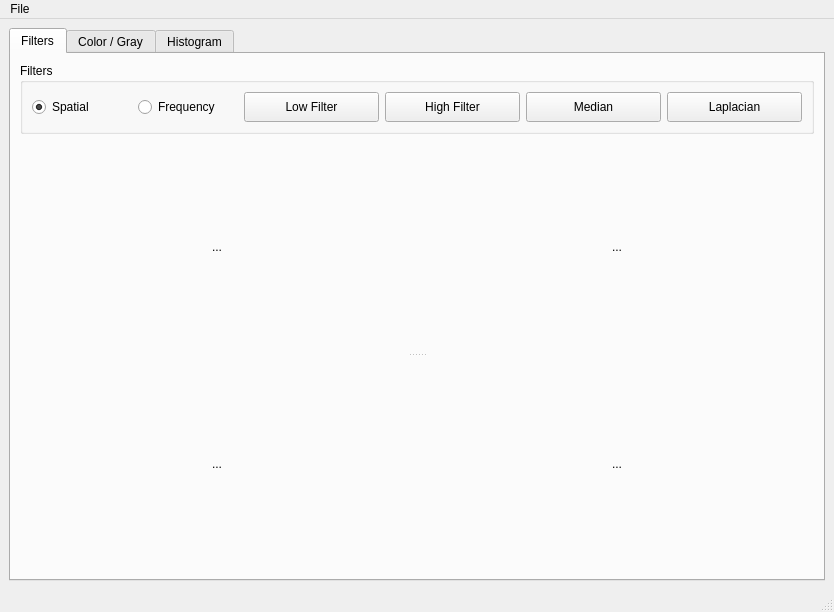
<?xml version="1.0" encoding="UTF-8"?>
<ui version="4.0">
 <class>MainWindow</class>
 <widget class="QMainWindow" name="MainWindow">
  <property name="geometry">
   <rect>
    <x>0</x>
    <y>0</y>
    <width>834</width>
    <height>612</height>
   </rect>
  </property>
  <property name="windowTitle">
   <string>MainWindow</string>
  </property>
  <widget class="QWidget" name="centralwidget">
   <layout class="QGridLayout" name="gridLayout_2">
    <item row="0" column="0">
     <widget class="QTabWidget" name="tabWidget">
      <property name="maximumSize">
       <size>
        <width>1500</width>
        <height>1400</height>
       </size>
      </property>
      <property name="tabShape">
       <enum>QTabWidget::Rounded</enum>
      </property>
      <property name="currentIndex">
       <number>0</number>
      </property>
      <widget class="QWidget" name="tab">
       <attribute name="title">
        <string>Filters</string>
       </attribute>
       <layout class="QVBoxLayout" name="verticalLayout">
        <item>
         <widget class="QGroupBox" name="groupBox">
          <property name="maximumSize">
           <size>
            <width>16777215</width>
            <height>80</height>
           </size>
          </property>
          <property name="title">
           <string>Filters</string>
          </property>
          <layout class="QHBoxLayout" name="horizontalLayout_3">
           <item>
            <widget class="QRadioButton" name="spatialChecked">
             <property name="minimumSize">
              <size>
               <width>100</width>
               <height>20</height>
              </size>
             </property>
             <property name="maximumSize">
              <size>
               <width>100</width>
               <height>16777215</height>
              </size>
             </property>
             <property name="text">
              <string>Spatial</string>
             </property>
             <property name="checked">
              <bool>true</bool>
             </property>
            </widget>
           </item>
           <item>
            <widget class="QRadioButton" name="frequencyChecked">
             <property name="minimumSize">
              <size>
               <width>100</width>
               <height>20</height>
              </size>
             </property>
             <property name="maximumSize">
              <size>
               <width>100</width>
               <height>20</height>
              </size>
             </property>
             <property name="text">
              <string>Frequency</string>
             </property>
            </widget>
           </item>
           <item>
            <widget class="QPushButton" name="low_pushButton">
             <property name="minimumSize">
              <size>
               <width>0</width>
               <height>30</height>
              </size>
             </property>
             <property name="text">
              <string>Low Filter</string>
             </property>
            </widget>
           </item>
           <item>
            <widget class="QPushButton" name="high_pushButton">
             <property name="minimumSize">
              <size>
               <width>0</width>
               <height>30</height>
              </size>
             </property>
             <property name="text">
              <string>High Filter</string>
             </property>
            </widget>
           </item>
           <item>
            <widget class="QPushButton" name="median_pushButton">
             <property name="minimumSize">
              <size>
               <width>0</width>
               <height>30</height>
              </size>
             </property>
             <property name="text">
              <string>Median</string>
             </property>
            </widget>
           </item>
           <item>
            <widget class="QPushButton" name="laplace_pushButton">
             <property name="minimumSize">
              <size>
               <width>0</width>
               <height>30</height>
              </size>
             </property>
             <property name="text">
              <string>Laplacian</string>
             </property>
            </widget>
           </item>
          </layout>
         </widget>
        </item>
        <item>
         <widget class="QSplitter" name="splitter_2">
          <property name="orientation">
           <enum>Qt::Vertical</enum>
          </property>
          <widget class="QWidget" name="widget_6" native="true">
           <property name="sizePolicy">
            <sizepolicy hsizetype="Preferred" vsizetype="Preferred">
             <horstretch>0</horstretch>
             <verstretch>50</verstretch>
            </sizepolicy>
           </property>
           <property name="minimumSize">
            <size>
             <width>0</width>
             <height>0</height>
            </size>
           </property>
           <layout class="QHBoxLayout" name="horizontalLayout_4">
            <item>
             <widget class="QWidget" name="widget_8" native="true">
              <layout class="QGridLayout" name="gridLayout_4">
               <item row="0" column="0">
                <widget class="QLabel" name="original_img_label">
                 <property name="sizePolicy">
                  <sizepolicy hsizetype="Ignored" vsizetype="Ignored">
                   <horstretch>0</horstretch>
                   <verstretch>0</verstretch>
                  </sizepolicy>
                 </property>
                 <property name="maximumSize">
                  <size>
                   <width>16666</width>
                   <height>16666</height>
                  </size>
                 </property>
                 <property name="text">
                  <string>...</string>
                 </property>
                 <property name="scaledContents">
                  <bool>true</bool>
                 </property>
                 <property name="alignment">
                  <set>Qt::AlignCenter</set>
                 </property>
                </widget>
               </item>
              </layout>
             </widget>
            </item>
            <item>
             <widget class="QWidget" name="widget_7" native="true">
              <layout class="QGridLayout" name="gridLayout_5">
               <item row="0" column="0">
                <widget class="QLabel" name="filtered_img_label">
                 <property name="sizePolicy">
                  <sizepolicy hsizetype="Ignored" vsizetype="Ignored">
                   <horstretch>0</horstretch>
                   <verstretch>0</verstretch>
                  </sizepolicy>
                 </property>
                 <property name="maximumSize">
                  <size>
                   <width>16666</width>
                   <height>16666</height>
                  </size>
                 </property>
                 <property name="text">
                  <string>...</string>
                 </property>
                 <property name="scaledContents">
                  <bool>true</bool>
                 </property>
                 <property name="alignment">
                  <set>Qt::AlignCenter</set>
                 </property>
                </widget>
               </item>
              </layout>
             </widget>
            </item>
           </layout>
          </widget>
          <widget class="QWidget" name="widget" native="true">
           <property name="sizePolicy">
            <sizepolicy hsizetype="Preferred" vsizetype="Expanding">
             <horstretch>0</horstretch>
             <verstretch>50</verstretch>
            </sizepolicy>
           </property>
           <layout class="QHBoxLayout" name="horizontalLayout_5">
            <item>
             <widget class="QWidget" name="widget_4" native="true">
              <layout class="QGridLayout" name="gridLayout_7">
               <item row="0" column="0">
                <widget class="QLabel" name="origin_fourier_label">
                 <property name="sizePolicy">
                  <sizepolicy hsizetype="Ignored" vsizetype="Ignored">
                   <horstretch>0</horstretch>
                   <verstretch>0</verstretch>
                  </sizepolicy>
                 </property>
                 <property name="maximumSize">
                  <size>
                   <width>16666</width>
                   <height>16666</height>
                  </size>
                 </property>
                 <property name="text">
                  <string>...</string>
                 </property>
                 <property name="scaledContents">
                  <bool>true</bool>
                 </property>
                 <property name="alignment">
                  <set>Qt::AlignCenter</set>
                 </property>
                </widget>
               </item>
              </layout>
             </widget>
            </item>
            <item>
             <widget class="QWidget" name="widget_5" native="true">
              <property name="sizePolicy">
               <sizepolicy hsizetype="Preferred" vsizetype="Preferred">
                <horstretch>0</horstretch>
                <verstretch>0</verstretch>
               </sizepolicy>
              </property>
              <layout class="QGridLayout" name="gridLayout_6">
               <item row="0" column="0">
                <widget class="QLabel" name="filtered_fourier_label">
                 <property name="sizePolicy">
                  <sizepolicy hsizetype="Ignored" vsizetype="Ignored">
                   <horstretch>0</horstretch>
                   <verstretch>0</verstretch>
                  </sizepolicy>
                 </property>
                 <property name="maximumSize">
                  <size>
                   <width>16666</width>
                   <height>16666</height>
                  </size>
                 </property>
                 <property name="text">
                  <string>...</string>
                 </property>
                 <property name="scaledContents">
                  <bool>true</bool>
                 </property>
                 <property name="alignment">
                  <set>Qt::AlignCenter</set>
                 </property>
                </widget>
               </item>
              </layout>
             </widget>
            </item>
           </layout>
          </widget>
         </widget>
        </item>
       </layout>
      </widget>
      <widget class="QWidget" name="tab_3">
       <attribute name="title">
        <string>Color / Gray</string>
       </attribute>
       <layout class="QGridLayout" name="gridLayout">
        <item row="0" column="0">
         <widget class="QSplitter" name="splitter_3">
          <property name="orientation">
           <enum>Qt::Vertical</enum>
          </property>
          <widget class="QWidget" name="widget_10" native="true">
           <property name="sizePolicy">
            <sizepolicy hsizetype="Preferred" vsizetype="Preferred">
             <horstretch>0</horstretch>
             <verstretch>50</verstretch>
            </sizepolicy>
           </property>
           <property name="minimumSize">
            <size>
             <width>0</width>
             <height>0</height>
            </size>
           </property>
           <layout class="QHBoxLayout" name="horizontalLayout_6">
            <item>
             <widget class="QWidget" name="widget_11" native="true">
              <layout class="QGridLayout" name="gridLayout_9">
               <item row="0" column="0">
                <widget class="QLabel" name="original_img_label_2">
                 <property name="sizePolicy">
                  <sizepolicy hsizetype="Ignored" vsizetype="Ignored">
                   <horstretch>0</horstretch>
                   <verstretch>0</verstretch>
                  </sizepolicy>
                 </property>
                 <property name="maximumSize">
                  <size>
                   <width>16666</width>
                   <height>16666</height>
                  </size>
                 </property>
                 <property name="text">
                  <string>...</string>
                 </property>
                 <property name="scaledContents">
                  <bool>true</bool>
                 </property>
                 <property name="alignment">
                  <set>Qt::AlignCenter</set>
                 </property>
                </widget>
               </item>
              </layout>
             </widget>
            </item>
            <item>
             <widget class="QWidget" name="widget_12" native="true">
              <layout class="QGridLayout" name="gridLayout_10">
               <item row="0" column="0">
                <widget class="QLabel" name="rgb_img_label">
                 <property name="sizePolicy">
                  <sizepolicy hsizetype="Ignored" vsizetype="Ignored">
                   <horstretch>0</horstretch>
                   <verstretch>0</verstretch>
                  </sizepolicy>
                 </property>
                 <property name="maximumSize">
                  <size>
                   <width>16666</width>
                   <height>16666</height>
                  </size>
                 </property>
                 <property name="text">
                  <string>...</string>
                 </property>
                 <property name="scaledContents">
                  <bool>true</bool>
                 </property>
                 <property name="alignment">
                  <set>Qt::AlignCenter</set>
                 </property>
                </widget>
               </item>
              </layout>
             </widget>
            </item>
           </layout>
          </widget>
          <widget class="QWidget" name="widget_13" native="true">
           <property name="sizePolicy">
            <sizepolicy hsizetype="Preferred" vsizetype="Expanding">
             <horstretch>0</horstretch>
             <verstretch>50</verstretch>
            </sizepolicy>
           </property>
           <layout class="QHBoxLayout" name="horizontalLayout_7">
            <item>
             <widget class="QWidget" name="widget_14" native="true">
              <layout class="QGridLayout" name="gridLayout_11">
               <item row="0" column="0">
                <widget class="QLabel" name="original_gray_img_label">
                 <property name="sizePolicy">
                  <sizepolicy hsizetype="Ignored" vsizetype="Ignored">
                   <horstretch>0</horstretch>
                   <verstretch>0</verstretch>
                  </sizepolicy>
                 </property>
                 <property name="maximumSize">
                  <size>
                   <width>16666</width>
                   <height>16666</height>
                  </size>
                 </property>
                 <property name="text">
                  <string>...</string>
                 </property>
                 <property name="scaledContents">
                  <bool>true</bool>
                 </property>
                 <property name="alignment">
                  <set>Qt::AlignCenter</set>
                 </property>
                </widget>
               </item>
              </layout>
             </widget>
            </item>
            <item>
             <widget class="QWidget" name="widget_15" native="true">
              <property name="sizePolicy">
               <sizepolicy hsizetype="Preferred" vsizetype="Preferred">
                <horstretch>0</horstretch>
                <verstretch>0</verstretch>
               </sizepolicy>
              </property>
              <layout class="QGridLayout" name="gridLayout_12">
               <item row="0" column="0">
                <widget class="QLabel" name="gray_img_label">
                 <property name="sizePolicy">
                  <sizepolicy hsizetype="Ignored" vsizetype="Ignored">
                   <horstretch>0</horstretch>
                   <verstretch>0</verstretch>
                  </sizepolicy>
                 </property>
                 <property name="maximumSize">
                  <size>
                   <width>16666</width>
                   <height>16666</height>
                  </size>
                 </property>
                 <property name="text">
                  <string>...</string>
                 </property>
                 <property name="scaledContents">
                  <bool>true</bool>
                 </property>
                 <property name="alignment">
                  <set>Qt::AlignCenter</set>
                 </property>
                </widget>
               </item>
              </layout>
             </widget>
            </item>
           </layout>
          </widget>
         </widget>
        </item>
       </layout>
      </widget>
      <widget class="QWidget" name="tab_2">
       <attribute name="title">
        <string>Histogram</string>
       </attribute>
       <layout class="QGridLayout" name="gridLayout_3">
        <item row="2" column="0">
         <widget class="QSplitter" name="splitter">
          <property name="sizePolicy">
           <sizepolicy hsizetype="Expanding" vsizetype="Expanding">
            <horstretch>0</horstretch>
            <verstretch>0</verstretch>
           </sizepolicy>
          </property>
          <property name="orientation">
           <enum>Qt::Vertical</enum>
          </property>
          <widget class="QWidget" name="widget_3" native="true">
           <property name="sizePolicy">
            <sizepolicy hsizetype="Expanding" vsizetype="Expanding">
             <horstretch>0</horstretch>
             <verstretch>0</verstretch>
            </sizepolicy>
           </property>
           <layout class="QHBoxLayout" name="horizontalLayout_2">
            <item>
             <widget class="QLabel" name="origin_img_Histo_Label">
              <property name="sizePolicy">
               <sizepolicy hsizetype="Ignored" vsizetype="Ignored">
                <horstretch>0</horstretch>
                <verstretch>0</verstretch>
               </sizepolicy>
              </property>
              <property name="minimumSize">
               <size>
                <width>0</width>
                <height>0</height>
               </size>
              </property>
              <property name="maximumSize">
               <size>
                <width>16666</width>
                <height>650</height>
               </size>
              </property>
              <property name="text">
               <string>...</string>
              </property>
              <property name="scaledContents">
               <bool>true</bool>
              </property>
              <property name="alignment">
               <set>Qt::AlignCenter</set>
              </property>
             </widget>
            </item>
            <item>
             <widget class="QLabel" name="equalized_img_Histo_Label">
              <property name="sizePolicy">
               <sizepolicy hsizetype="Ignored" vsizetype="Ignored">
                <horstretch>0</horstretch>
                <verstretch>0</verstretch>
               </sizepolicy>
              </property>
              <property name="minimumSize">
               <size>
                <width>0</width>
                <height>0</height>
               </size>
              </property>
              <property name="maximumSize">
               <size>
                <width>16666</width>
                <height>650</height>
               </size>
              </property>
              <property name="text">
               <string>...</string>
              </property>
              <property name="scaledContents">
               <bool>true</bool>
              </property>
              <property name="alignment">
               <set>Qt::AlignCenter</set>
              </property>
             </widget>
            </item>
           </layout>
          </widget>
          <widget class="QWidget" name="widget_2" native="true">
           <property name="sizePolicy">
            <sizepolicy hsizetype="Expanding" vsizetype="Expanding">
             <horstretch>0</horstretch>
             <verstretch>0</verstretch>
            </sizepolicy>
           </property>
           <property name="minimumSize">
            <size>
             <width>0</width>
             <height>100</height>
            </size>
           </property>
           <property name="maximumSize">
            <size>
             <width>16777215</width>
             <height>250</height>
            </size>
           </property>
           <layout class="QHBoxLayout" name="horizontalLayout">
            <item>
             <widget class="PlotWidget" name="origin_histo_graph">
              <property name="minimumSize">
               <size>
                <width>0</width>
                <height>0</height>
               </size>
              </property>
              <property name="maximumSize">
               <size>
                <width>166666</width>
                <height>166666</height>
               </size>
              </property>
             </widget>
            </item>
            <item>
             <widget class="PlotWidget" name="equalized_histo_graph">
              <property name="minimumSize">
               <size>
                <width>0</width>
                <height>0</height>
               </size>
              </property>
              <property name="maximumSize">
               <size>
                <width>166666</width>
                <height>166666</height>
               </size>
              </property>
             </widget>
            </item>
           </layout>
          </widget>
         </widget>
        </item>
        <item row="1" column="0">
         <widget class="QWidget" name="widget_9" native="true">
          <property name="layoutDirection">
           <enum>Qt::LeftToRight</enum>
          </property>
          <layout class="QGridLayout" name="gridLayout_8">
           <item row="0" column="1">
            <widget class="QPushButton" name="Equalize_Button">
             <property name="minimumSize">
              <size>
               <width>150</width>
               <height>30</height>
              </size>
             </property>
             <property name="maximumSize">
              <size>
               <width>150</width>
               <height>30</height>
              </size>
             </property>
             <property name="layoutDirection">
              <enum>Qt::LeftToRight</enum>
             </property>
             <property name="text">
              <string>Equalize</string>
             </property>
            </widget>
           </item>
           <item row="0" column="2">
            <widget class="QCheckBox" name="checkBox_colored">
             <property name="layoutDirection">
              <enum>Qt::LeftToRight</enum>
             </property>
             <property name="text">
              <string>Colored</string>
             </property>
            </widget>
           </item>
           <item row="0" column="0">
            <widget class="QWidget" name="widget_16" native="true"/>
           </item>
          </layout>
         </widget>
        </item>
       </layout>
      </widget>
     </widget>
    </item>
   </layout>
  </widget>
  <widget class="QMenuBar" name="menubar">
   <property name="geometry">
    <rect>
     <x>0</x>
     <y>0</y>
     <width>834</width>
     <height>21</height>
    </rect>
   </property>
   <widget class="QMenu" name="menuBrowse">
    <property name="title">
     <string>File</string>
    </property>
    <addaction name="browse_photo"/>
    <addaction name="separator"/>
    <addaction name="actionClear_All"/>
   </widget>
   <addaction name="menuBrowse"/>
  </widget>
  <widget class="QStatusBar" name="statusbar"/>
  <action name="browse_photo">
   <property name="text">
    <string>Browse</string>
   </property>
  </action>
  <action name="actionClear_All">
   <property name="text">
    <string>Clear All</string>
   </property>
  </action>
 </widget>
 <customwidgets>
  <customwidget>
   <class>PlotWidget</class>
   <extends>QGraphicsView</extends>
   <header>pyqtgraph.h</header>
  </customwidget>
 </customwidgets>
 <resources/>
 <connections/>
</ui>
